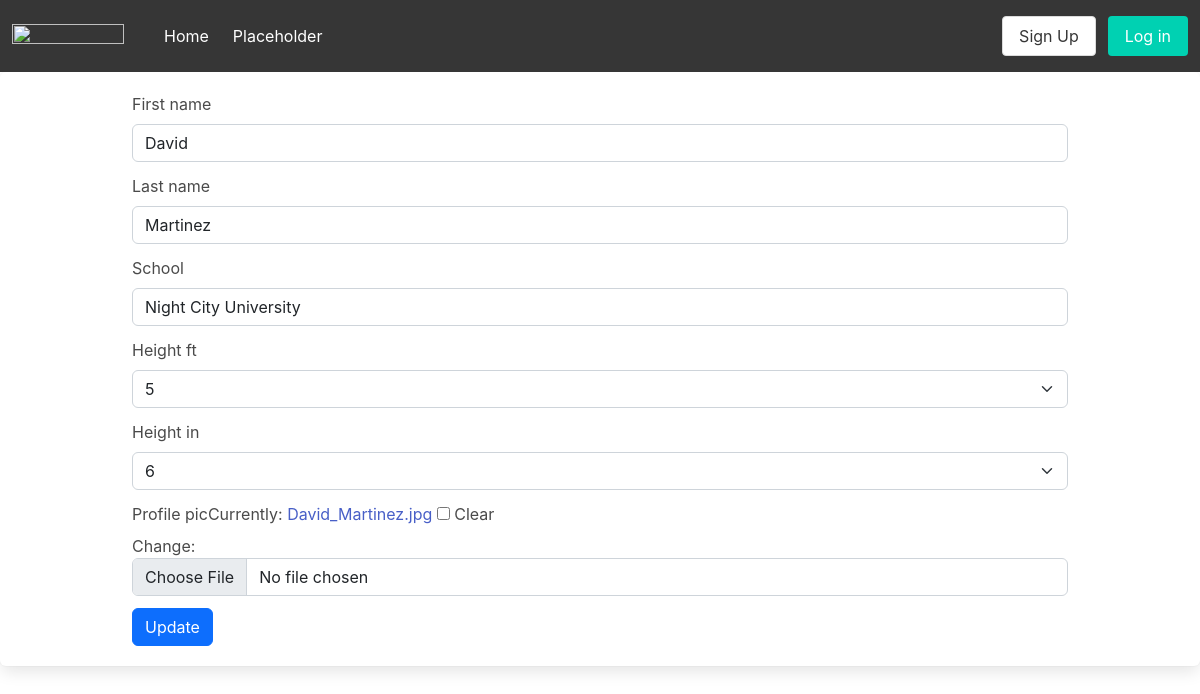
Screenshot of /user/2/update with the database file from the repository.
### api/models.py (models this page shows, shortened)
class CustomUser(auth.models.AbstractUser, auth.models.PermissionsMixin):
    user_type_choices = (
        (0, 'Scout'),
        (1, 'Athlete'),
    )
    height_foot_options = (
        (4, '4'),
        (5, '5'),
        (6, '6'),
        (7, '7'),
    )
    height_inch_options = (
        (0, '0'),
        (1, '1'),
        (2, '2'),
        (3, '3'),
        (4, '4'),
        (5, '5'),
        (6, '6'),
        (7, '7'),
        (8, '8'),
        (9, '9'),
        (10, '10'),
        (11, '11'),
        (12, '12'),
    )
    weight_lb = models.IntegerField(default=140)
    height_ft = models.IntegerField(choices=height_foot_options, default=5)
    height_in = models.IntegerField(choices=height_inch_options, default=6)
    school = models.CharField(max_length=128, blank=True)
    profile_pic = models.ImageField(null=True, blank=True)
    user_type = models.PositiveSmallIntegerField(null=True, choices=user_type_choices)

### api/views.py (the view)
# urls.py: path('user/<int:pk>/update', views.UpdateUser.as_view(), name='update_user_page'),
class UpdateUser(UpdateView):
    model = models.CustomUser
    form_class = forms.UserEditForm
    success_url = reverse_lazy('api:home_page')
    template_name = 'user_update.html'

### api/forms.py
class UserEditForm(ModelForm):
    class Meta:
        fields = ('first_name', 'last_name', 'school', 'height_ft', 'height_in', 'profile_pic')
        model = get_user_model()

### templates/user_update.html (shortened to what this page needs)
{% extends 'base.html' %}
{% load bootstrap5 %}
{% block bodyblock %}
<div class='container'>
    <form method="post" enctype="multipart/form-data">
        {% bootstrap_form form %}
        <input type="submit" value="Update" class="btn btn-primary">
    </form>
</div>
{% endblock bodyblock %}

### rows the page displays
CustomUser: first_name "David", last_name "Martinez", school "Night City University", height_ft "5", height_in "6"
